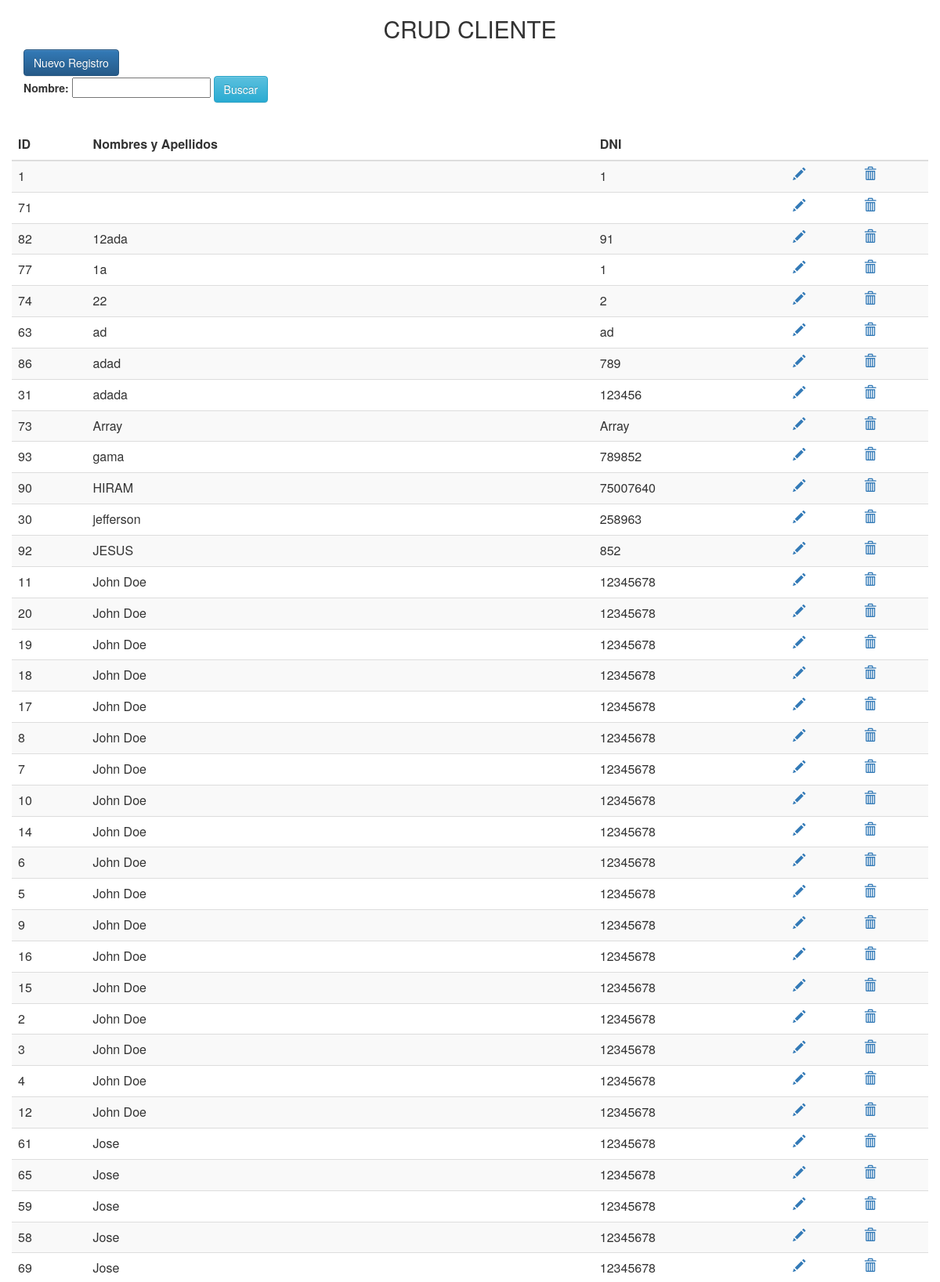
Screenshot of /pagina_web_final2/index_cliente.php (upper part) with the database file from the repository.
### tables this page shows
CREATE TABLE `cliente` (
  `id` int(11) NOT NULL,
  `dni` varchar(10) DEFAULT NULL,
  `nombre_apellido` varchar(100) DEFAULT NULL
);

### pagina_web_final2/index_cliente.php (the view, shortened to what this page needs)
<?php
	require 'conexion.php';
	$where = "";
	$sql = "SELECT * FROM cliente $where ORDER BY nombre_apellido ASC";
	$resultado = $con->query($sql);
?>
<html lang="es">
	<head>
		<link href="css/bootstrap.min.css" rel="stylesheet">
		<link href="css/bootstrap-theme.css" rel="stylesheet">
	</head>
	<body>
		<div class="container">
			<div class="">
				<h2 style="text-align:center">CRUD CLIENTE</h2>
			</div>
			<div class="">
				<a href="nuevo_cliente.php" class="btn btn-primary">Nuevo Registro</a>
				<form action="<?php $_SERVER['PHP_SELF']; ?>" method="POST">
					<b>Nombre: </b><input type="text" id="campo" name="campo" />
					<input type="submit" id="enviar" name="enviar" value="Buscar" class="btn btn-info" />
				</form>
			</div>
			<br>
			<div class="row table-responsive">
				<table class="table table-striped">
					<thead>
						<tr>
							<th>ID</th>
							<th>Nombres y Apellidos</th>
							<th>DNI</th>
							<th></th>
							<th></th>
						</tr>
					</thead>
					<tbody>
						<?php while($row = $resultado->fetch_array(MYSQLI_ASSOC)) { ?>
							<tr>
								<td><?php echo $row['id']; ?></td>
								<td><?php echo $row['nombre_apellido']; ?></td>
								<td><?php echo $row['dni']; ?></td>
								<td><a href="modificar_cliente.php?id=<?php echo $row['id']; ?>"><span class="glyphicon glyphicon-pencil"></span></a></td>
								<td><a href="#" data-href="eliminar_cliente.php?id=<?php echo $row['id']; ?>" data-toggle="modal" data-target="#confirm-delete"><span class="glyphicon glyphicon-trash"></span></a></td>
							</tr>
						<?php } ?>
					</tbody>
				</table>
			</div>
		</div>
	</body>
</html>

### rows the page displays
cliente: id "1", dni "1"
cliente: id "71"
cliente: id "82", nombre_apellido "12ada", dni "91"
cliente: id "77", nombre_apellido "1a", dni "1"
cliente: id "74", nombre_apellido "22", dni "2"
cliente: id "63", nombre_apellido "ad", dni "ad"
cliente: id "86", nombre_apellido "adad", dni "789"
cliente: id "31", nombre_apellido "adada", dni "123456"
cliente: id "73", nombre_apellido "Array", dni "Array"
cliente: id "93", nombre_apellido "gama", dni "789852"
cliente: id "90", nombre_apellido "HIRAM", dni "75007640"
cliente: id "30", nombre_apellido "jefferson", dni "258963"
cliente: id "92", nombre_apellido "JESUS", dni "852"
cliente: id "11", nombre_apellido "John Doe", dni "12345678"
cliente: id "20", nombre_apellido "John Doe", dni "12345678"
cliente: id "19", nombre_apellido "John Doe", dni "12345678"
cliente: id "18", nombre_apellido "John Doe", dni "12345678"
cliente: id "17", nombre_apellido "John Doe", dni "12345678"
cliente: id "8", nombre_apellido "John Doe", dni "12345678"
cliente: id "7", nombre_apellido "John Doe", dni "12345678"
cliente: id "10", nombre_apellido "John Doe", dni "12345678"
cliente: id "14", nombre_apellido "John Doe", dni "12345678"
cliente: id "6", nombre_apellido "John Doe", dni "12345678"
cliente: id "5", nombre_apellido "John Doe", dni "12345678"
cliente: id "9", nombre_apellido "John Doe", dni "12345678"
cliente: id "16", nombre_apellido "John Doe", dni "12345678"
cliente: id "15", nombre_apellido "John Doe", dni "12345678"
cliente: id "2", nombre_apellido "John Doe", dni "12345678"
cliente: id "3", nombre_apellido "John Doe", dni "12345678"
cliente: id "4", nombre_apellido "John Doe", dni "12345678"
cliente: id "12", nombre_apellido "John Doe", dni "12345678"
cliente: id "61", nombre_apellido "Jose", dni "12345678"
cliente: id "65", nombre_apellido "Jose", dni "12345678"
cliente: id "59", nombre_apellido "Jose", dni "12345678"
cliente: id "58", nombre_apellido "Jose", dni "12345678"
cliente: id "69", nombre_apellido "Jose", dni "12345678"
